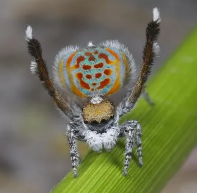
#> input picture input/spider.PNG, 197 x 193 px, found by its file name
$ python main3.py
#> lines starting #> are read from the running program, lines starting #| are printed output that depends on the picture
import numpy as np
import cv2

# image = cv2.imread("input\lion.png",0)
image = cv2.imread("input/spider.png",0)
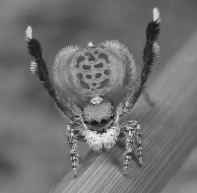
#> image: shape (193, 197); min 21, max 237, mean 112
rows, cols = image.shape
#> rows = 193; cols = 197
result = np.zeros((rows,cols))

filter = np.array([[-1, -1, -1],
                   [-1,  8, -1],
                   [-1, -1, -1]])

for i in range(1,rows-1):
    for j in range(1,cols-1):
        small = image[i-1:i+2, j-1:j+2]
        result[i, j] = np.sum(small * filter)
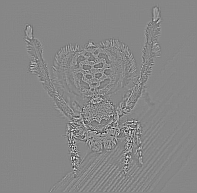
#> result: shape (193, 197) float64; min -762, max 679, mean 0; drawn with min black and max white

# cv2.imwrite("output assignment_31/f1_result_3.png",result)
cv2.imwrite("output assignment_31/f2_result_3.png",result)
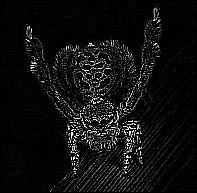
#> saved as f2_result_3.png: shape (193, 197); min 0, max 255, mean 15.3
